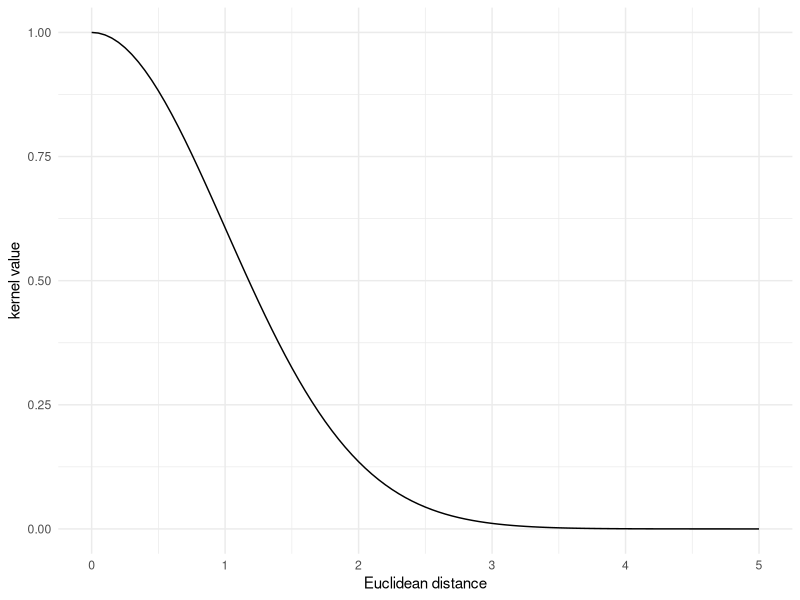
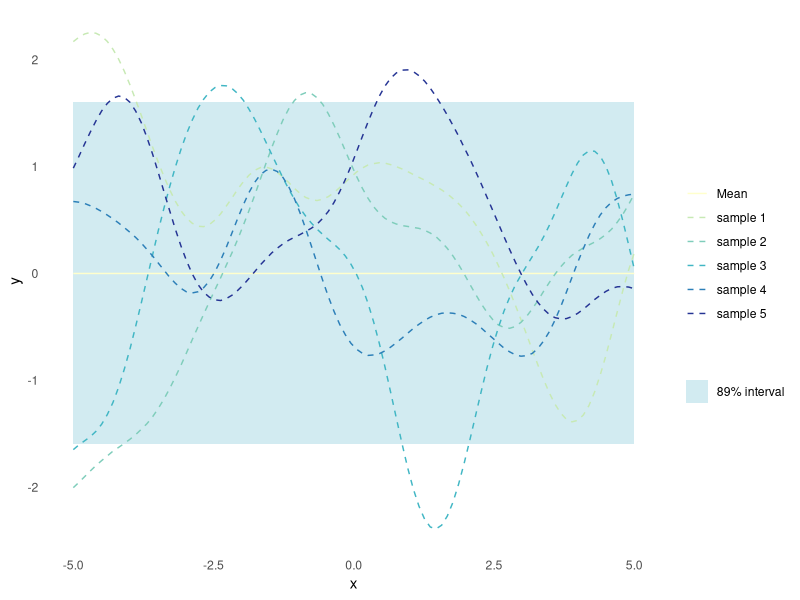
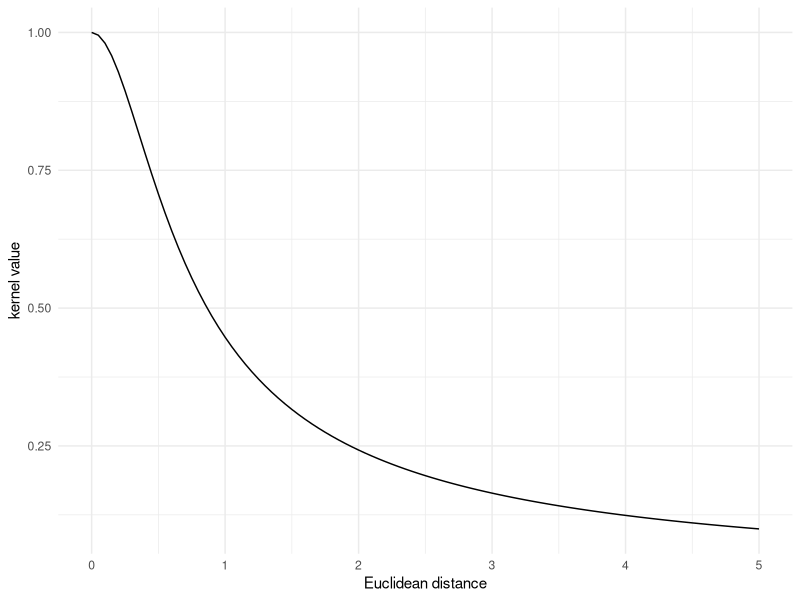
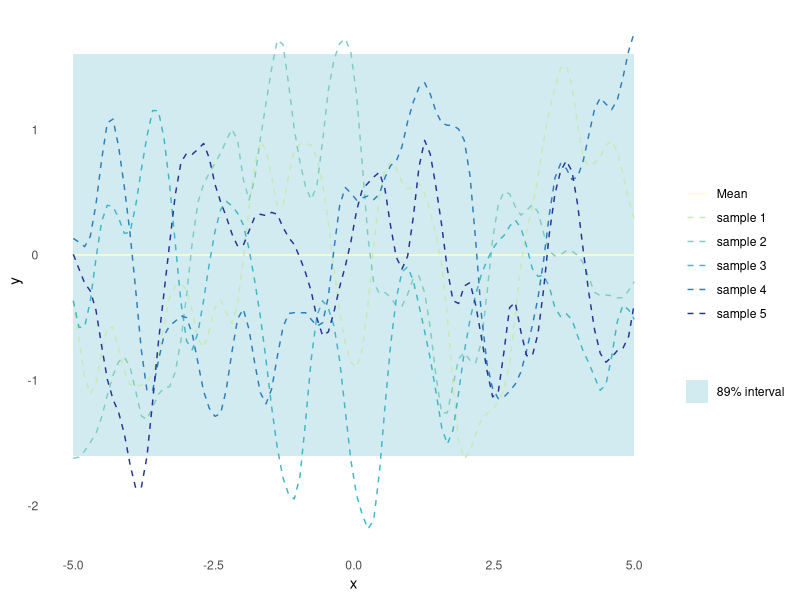
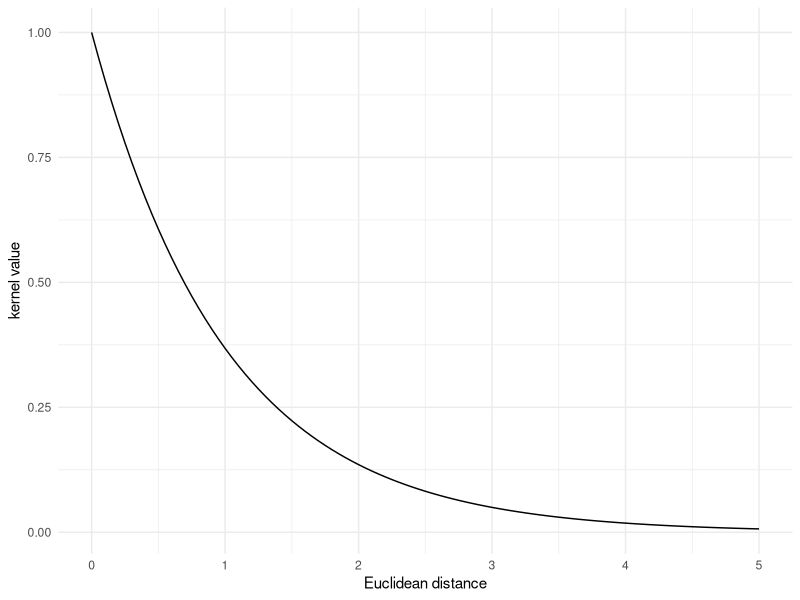
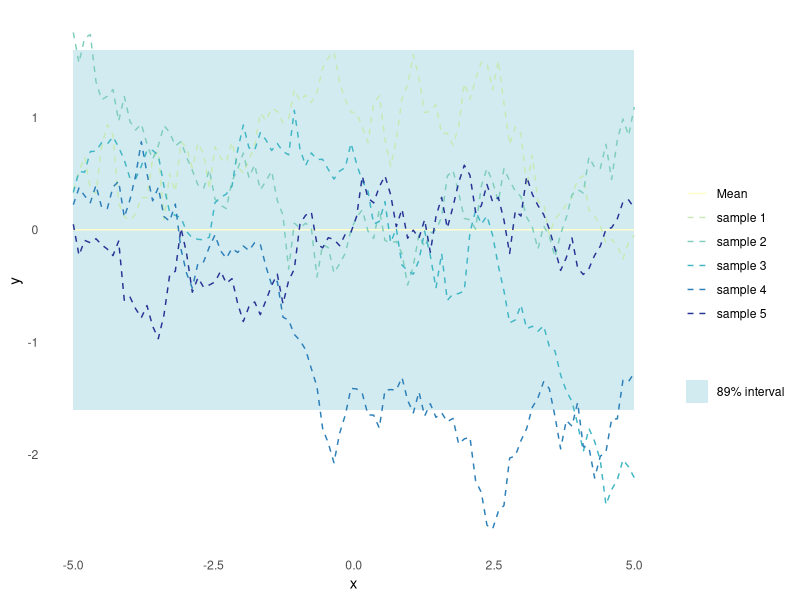
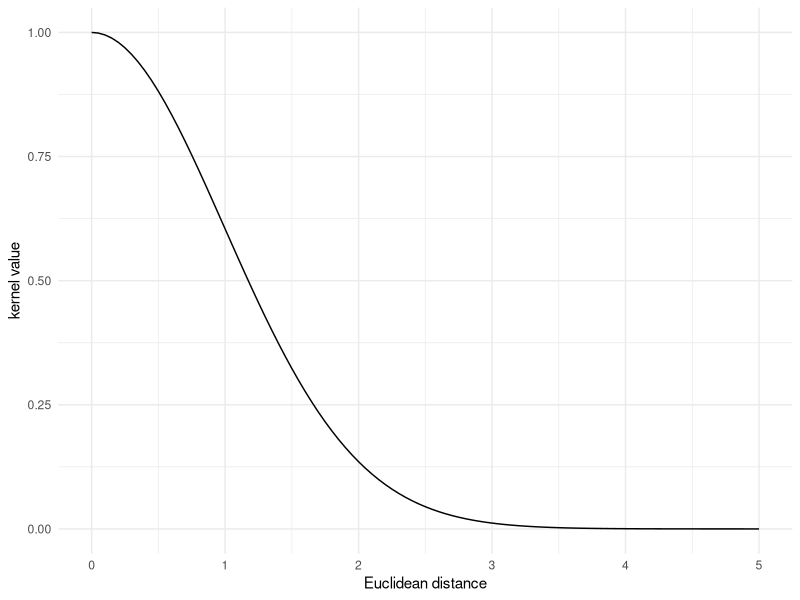
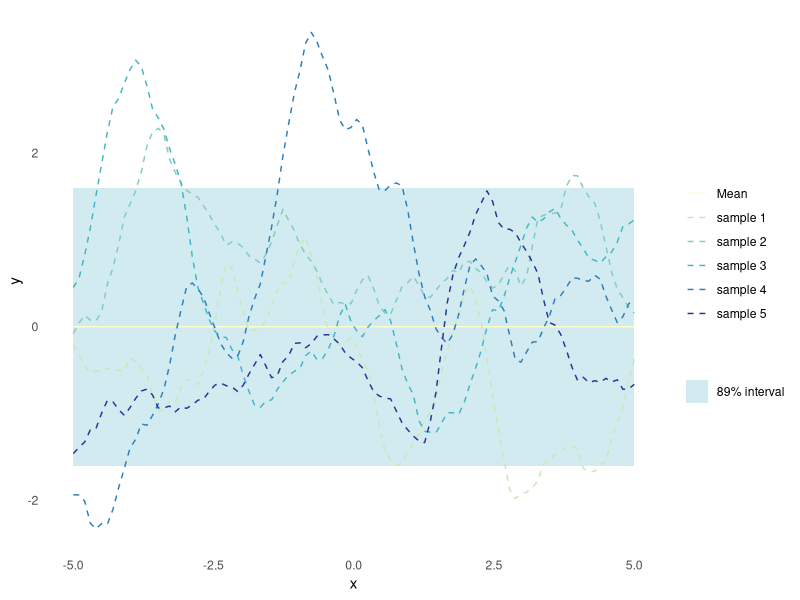

R code for these plots, in order:
## ---- chunk 1
library(ggplot2)
library(magrittr)
set.seed(4444)
## ---- chunk 2
#| code-fold: true
#| code-summary: "Show the code"
plot_kernel_value <- function(kernel, ...) {
  tibble::tibble(
    X1 = seq(0, 5, by = 0.05),
    X2 = rep(0, length(X1)),
    kv = purrr::map2_dbl(X1, X2, kernel, ...)
  ) %>%
    ggplot(aes(x = X1, y = kv)) +
    geom_line() +
    labs(x = "Euclidean distance", y = "kernel value") +
    theme_minimal()
}
## ---- chunk 3
#| code-fold: true
#| code-summary: "Show the code"
#' Random Samples from a Multivariate Gaussian
#' 
#' This implementation is similar to MASS::mvrnorm, but uses chlosky
#' decomposition instead. This should be more stable but is less efficient than
#' the MASS implementation, which recycles the eigen decomposition for the
#' sampling part.
#'
#' @param n number of samples to sample
#' @param mu the mean of each input dimension
#' @param sigma the covariance matrix
#' @param epsilon numerical tolerance added to the diagonal of the covariance
#'  matrix. This is necessary for the Cholesky decomposition, in some cases.
#'
#' @return numerical vector of n samples
rmvnorm <- function(n = 1, mu, sigma, epsilon = 1e-6) {
    p <- length(mu)
    if(!all(dim(sigma) == c(p, p))) stop("incompatible dimensions of arguments")
    ev <- eigen(sigma, symmetric = TRUE)$values
    if(!all(ev >= -epsilon*abs(ev[1L]))) {
      stop("The covariance matrix (sigma) is not positive definite")
    }
    cholesky <- chol(sigma + diag(p)*epsilon)
    sample <- rnorm(p*n, 0, 1)
    dim(sample) <- c(n, p)
    sweep(sample %*% cholesky, 2, mu, FUN = `+`)
}

plot_gp <- function(kernel, ...) {
  n_samples <- 5
  X_predict <- matrix(seq(-5, 5, length.out = 100), 100, 1)
  mu <- rep(0, times = length(X_predict))
  sigma <- rlang::exec(kernel, X1 = X_predict, X2 = X_predict, ...)
  samples <- rmvnorm(n = n_samples, mu, sigma)
  p <- tibble::as_tibble(
    t(samples),
    .name_repair = ~ paste("sample", seq(1, n_samples))
  ) %>%
    dplyr::mutate(
    x = X_predict,
    uncertainty = 1.6*sqrt(diag(sigma)),
    mu = mu,
    lower = mu - uncertainty,
    upper = mu + uncertainty
  ) %>%
    ggplot(aes(x = x)) +
    geom_ribbon(
      aes(ymin = lower, ymax = upper, fill = "89% interval"),
      alpha = 0.2
    ) +
    geom_line(aes(y = mu, colour = "Mean")) +
    theme_minimal() +
    labs(
      y = "y",
      x = "x",
      colour = "",
      fill = ""
    ) +
    theme(panel.grid = element_blank())
  Reduce(
    `+`,
    init = p,
    x = lapply(paste("sample", seq(1, n_samples)), function(s) {
      geom_line(aes(y = .data[[s]], colour = s), linetype = 2)
    })
  ) +
    scale_colour_brewer(palette = "YlGnBu") +
    scale_fill_manual(values = list("89% interval" = "#219ebc"))
}
## ---- chunk 4
#' RBF Kernel
#'
#' Isotropic RBF kernel function generalised to two sets of n and m observations
#' of d features.
#'
#' @param X1 matrix of dimensions (n, d). Vectors are coerced to (1, d).
#' @param X2 matrix of dimensions (m, d). Vectors are coerced to (1, d).
#' @param sigma scale parameter, scalar
#' @param l length scale, scalar
#'
#' @return kernel matrix of dimensions (n, m)
rbf_kernel <- function(X1, X2, sigma = 1.0, l = 1.0) {
  if (is.null(dim(X1))) dim(X1) <- c(1, length(X1))
  if (is.null(dim(X2))) dim(X2) <- c(1, length(X2))
  sqdist <- (- 2*(X1 %*% t(X2))) %>%
    add(rowSums(X1**2, dims = 1)) %>%
    sweep(2, rowSums(X2**2, dims = 1), `+`)
  sigma**2 * exp(-0.5 / l**2 * sqdist)
}
## ---- chunk 5
plot_kernel_value(rbf_kernel)
## ---- chunk 6
plot_gp(rbf_kernel)
## ---- chunk 7
#' RQ Kernel
#'
#' Isotropic RQ kernel function generalised to two sets of n and m observations
#' of d features.
#'
#' @param X1 matrix of dimensions (n, d). Vectors are coerced to (1, d).
#' @param X2 matrix of dimensions (m, d). Vectors are coerced to (1, d).
#' @param sigma scale parameter, scalar
#' @param l length scale, scalar
#' @param alpha mixture parameter, positive scalar
#'
#' @return kernel matrix of dimensions (n, m)
rq_kernel <- function(X1, X2, sigma = 1, l = 1, alpha = 1) {
  if (is.null(dim(X1))) dim(X1) <- c(1, length(X1))
  if (is.null(dim(X2))) dim(X2) <- c(1, length(X2))
  sqdist <- (- 2*(X1 %*% t(X2))) %>%
    add(rowSums(X1**2, dims = 1)) %>%
    sweep(2, rowSums(X2**2, dims = 1), `+`)
  sigma^2 * (1 + sqdist / (2 * alpha * l^2))^(-alpha)
}
## ---- chunk 8
plot_kernel_value(rq_kernel, alpha = 0.5, l = 0.5)
## ---- chunk 9
plot_gp(rq_kernel, alpha = 0.5, l = 0.5)
## ---- chunk 10
#' Exponential Kernel
#'
#' Isotropic exponential kernel function generalised to two sets of n and m
#' observations of d features.
#'
#' @param X1 matrix of dimensions (n, d). Vectors are coerced to (1, d).
#' @param X2 matrix of dimensions (m, d). Vectors are coerced to (1, d).
#' @param sigma scale parameter, scalar
#' @param l length scale, scalar
#'
#' @return kernel matrix of dimensions (n, m)
exponential_kernel <- function(X1, X2, sigma = 1, l = 1) {
  if (is.null(dim(X1))) dim(X1) <- c(1, length(X1))
  if (is.null(dim(X2))) dim(X2) <- c(1, length(X2))
  distance <- (- 2*(X1 %*% t(X2))) %>%
    add(rowSums(X1**2, dims = 1)) %>%
    sweep(2, rowSums(X2**2, dims = 1), `+`) %>%
    sqrt()
  sigma^2 * exp(-distance / l)
}
## ---- chunk 11
plot_kernel_value(exponential_kernel, l = 1)
## ---- chunk 12
plot_gp(exponential_kernel, l = 5)
## ---- chunk 13
#' Matérn Kernel
#'
#' Isotropic Matérn kernel function generalised to two sets of n and m
#' observations of d features.
#'
#' @param X1 matrix of dimensions (n, d). Vectors are coerced to (1, d).
#' @param X2 matrix of dimensions (m, d). Vectors are coerced to (1, d).
#' @param sigma scale parameter, scalar
#' @param l length scale, scalar
#' @param nu smoothness parameter, positive scalar
#'
#' @return kernel matrix of dimensions (n, m)
matern_kernel <- function(X1, X2, sigma = 1, l = 1, nu = 2.5) {
  if (is.null(dim(X1))) dim(X1) <- c(1, length(X1))
  if (is.null(dim(X2))) dim(X2) <- c(1, length(X2))
  distance <- (- 2*(X1 %*% t(X2))) %>%
    add(rowSums(X1**2, dims = 1)) %>%
    sweep(2, rowSums(X2**2, dims = 1), `+`) %>%
    sqrt()
  term <- sqrt(2 * nu) * distance / l
  K <- sigma * (2^(1 - nu) / gamma(nu)) * (term^nu) * besselK(term, nu)
  K[distance == 0] <- 1
  K
}
## ---- chunk 14
plot_kernel_value(matern_kernel, nu = 100)
## ---- chunk 15
plot_gp(matern_kernel, nu = 1.5)
## ---- chunk 16
#' Basic Periodic Kernel
#'
#' Isotropic basic periodic kernel function generalised to two sets of n and m
#' observations of d features.
#'
#' @param X1 matrix of dimensions (n, d). Vectors are coerced to (1, d).
#' @param X2 matrix of dimensions (m, d). Vectors are coerced to (1, d).
#' @param sigma scale parameter, scalar
#' @param l length scale, scalar
#' @param omega period parameter, scalar
#'
#' @return kernel matrix of dimensions (n, m)
periodic_kernel <- function(X1, X2, sigma = 1, l = 1, omega = 1) {
  if (is.null(dim(X1))) dim(X1) <- c(1, length(X1))
  if (is.null(dim(X2))) dim(X2) <- c(1, length(X2))
  distance <- (- 2*(X1 %*% t(X2))) %>%
    add(rowSums(X1**2, dims = 1)) %>%
    sweep(2, rowSums(X2**2, dims = 1), `+`) %>%
    sqrt()
  sigma * exp(-2 * sin(pi * distance / omega)^2 / l^2)
}
## ---- chunk 17
plot_kernel_value(periodic_kernel, l = 0.5, omega = 1.5)
## ---- chunk 18
plot_gp(periodic_kernel, l = 1, omega = 2)
## ---- chunk 19
#' Locally Periodic Kernel
#'
#' Isotropic locally periodic kernel function generalised to two sets of n and m
#' observations of d features.
#'
#' @param X1 matrix of dimensions (n, d). Vectors are coerced to (1, d).
#' @param X2 matrix of dimensions (m, d). Vectors are coerced to (1, d).
#' @param sigma scale parameter, scalar
#' @param l_period length scale for periodicity, scalar
#' @param l_var length scale for stationary variance, scalar
#' @param omega period parameter, scalar
#'
#' @return kernel matrix of dimensions (n, m)
locally_periodic_kernel <- function(X1,
                                    X2,
                                    sigma = 1,
                                    l_period = 1,
                                    l_var = 1,
                                    omega = 1) {
  periodic_kernel(X1, X2, l = l_period, omega = omega, sigma = sigma) *
    rbf_kernel(X1, X2, l = l_period, sigma = 1)
}
## ---- chunk 20
plot_kernel_value(locally_periodic_kernel, omega = 0.5)
## ---- chunk 21
plot_gp(locally_periodic_kernel, omega = 0.5)
## ---- chunk 22
#' Linear Kernel
#'
#' Linear kernel function generalised to two sets of n and m observations of d
#' features.
#'
#' @param X1 matrix of dimensions (n, d). Vectors are coerced to (1, d).
#' @param X2 matrix of dimensions (m, d). Vectors are coerced to (1, d).
#' @param sigma homogeneity parameter, scalar
#'
#' @return kernel matrix of dimensions (n, m)
linear_kernel <- function(X1, X2, sigma = 0) {
  if (is.null(dim(X1))) dim(X1) <- c(1, length(X1))
  if (is.null(dim(X2))) dim(X2) <- c(1, length(X2))
  sigma^2 + X1 %*% t(X2)
}
## ---- chunk 23
plot_gp(linear_kernel)
## ---- chunk 24
#' Polynomial Kernel
#'
#' Polynomial kernel function generalised to two sets of n and m observations of
#' d features.
#'
#' @param X1 matrix of dimensions (n, d). Vectors are coerced to (1, d).
#' @param X2 matrix of dimensions (m, d). Vectors are coerced to (1, d).
#' @param sigma homogeneity parameter, scalar
#' @param nu degree parameter, positive integer
#'
#' @return kernel matrix of dimensions (n, m)
polynomial_kernel <- function(X1, X2, sigma = 0, nu = 2) {
  if (is.null(dim(X1))) dim(X1) <- c(1, length(X1))
  if (is.null(dim(X2))) dim(X2) <- c(1, length(X2))
  (sigma + X1 %*% t(X2))^nu
}
## ---- chunk 25
plot_gp(polynomial_kernel, sigma = 1, nu = 2)
## ---- chunk 26
#' Constant Kernel
#'
#' Constant kernel function generalised to two sets of n and m observations of d
#' features.
#'
#' @param X1 matrix of dimensions (n, d). Vectors are coerced to (1, d).
#' @param X2 matrix of dimensions (m, d). Vectors are coerced to (1, d).
#' @param c kernel value, scalar
#'
#' @return kernel matrix of dimensions (n, m)
constant_kernel <- function(X1, X2, c = 1) {
  if (is.null(dim(X1))) dim(X1) <- c(1, length(X1))
  if (is.null(dim(X2))) dim(X2) <- c(1, length(X2))
  matrix(c, dim(X1)[[1]], dim(X2)[[1]])
}
## ---- chunk 27
plot_kernel_value(constant_kernel)
## ---- chunk 28
plot_gp(constant_kernel)
## ---- chunk 29
#' White Noise Kernel
#'
#' White noise kernel function generalised to two sets of n and m observations
#' of d features.
#'
#' @param X1 matrix of dimensions (n, d). Vectors are coerced to (1, d).
#' @param X2 matrix of dimensions (m, d). Vectors are coerced to (1, d).
#' @param sigma noise parameter, positive scalar
#'
#' @return kernel matrix of dimensions (n, m)
white_noise_kernel <- function(X1, X2, sigma = 1) {
  if (is.null(dim(X1))) dim(X1) <- c(1, length(X1))
  if (is.null(dim(X2))) dim(X2) <- c(1, length(X2))
  k <- matrix(0, dim(X1)[[1]], dim(X2)[[1]])
  diag(k) <- 1
  k * sigma^2
}
## ---- chunk 30
plot_gp(white_noise_kernel)
## ---- chunk 31
#' Anisotropic RBF Kernel
#'
#' @param X1 matrix of dimensions (n, d). Vectors are coerced to (1, d).
#' @param X2 matrix of dimensions (m, d). Vectors are coerced to (1, d).
#' @param sigma scale parameter 
#' @param l length scale. 
#' A vector of size 1 yields the isotropic kernel.
#' A vector of size d yields the anisotropic kernel with individual length
#' scales for each dimension.
#' A matrix of size (d, d) allows for fine-grained control of length scaling.
#'
#' @return matrix of dimensions (n, m)
anisotropic_rbf_kernel <- function(X1, X2, sigma = 1.0, l = 1.0) {
  if (is.null(dim(X1))) dim(X1) <- c(1, length(X1))
  if (is.null(dim(X2))) dim(X2) <- c(1, length(X2))
  d <- dim(X1)[[2]]
  if (is.null(dim(l)) && length(l) == 1) M <- diag(d) * l^(-2)
  if (is.null(dim(l)) && length(l) == d) M <- diag(l^(-2))
  if (length(dim(l)) == 2 && dim(l)[[1]] == d && dim(l)[[2]] == d) M <- l
  if (is.null(M)) stop("Dimensions of length scale are not compatible.")
  lX1 <- X1 %*% M
  lX2 <- X2 %*% M
  sqdist <- (- 2*(lX1 %*% t(lX2))) %>%
    add(rowSums(lX1**2, dims = 1)) %>%
    sweep(2, rowSums(lX2**2, dims = 1), `+`)
  sigma**2 * exp(-0.5 * sqdist)
}
## ---- chunk 32
# A scalar l actually yields the isotropic RBF kernel
plot_kernel_value(anisotropic_rbf_kernel, l = 1.0)
## ---- chunk 33
X1 <- as.matrix(expand.grid(d1 = seq(-5, 5, 0.1), d2 = seq(-5, 5, 0.1)))
X2 <- matrix(0, 1, dim(X1)[[2]])
K <- anisotropic_rbf_kernel(X1, X2, l = c(2.5, 1))
tibble::as_tibble(X1) %>% 
  dplyr::mutate(k = K) %>%
  ggplot() +
  geom_contour_filled(aes(x = d1, y = d2, z = k), alpha = 0.8) +
  labs(
    x = "Distance in 1st dimension",
    y = "Distance in 2nd dimension",
    fill = "Kernel value"
  ) +
  theme_minimal()
## ---- chunk 34
K <- anisotropic_rbf_kernel(X1, X2, l = matrix(c(1, 1, 1, 2), 2, 2))
tibble::as_tibble(X1) %>% 
  dplyr::mutate(k = K) %>%
  ggplot() +
  geom_contour_filled(aes(x = d1, y = d2, z = k), alpha = 0.8) +
  labs(
    x = "Distance in 1st dimension",
    y = "Distance in 2nd dimension",
    fill = "Kernel value"
  ) +
  theme_minimal()
